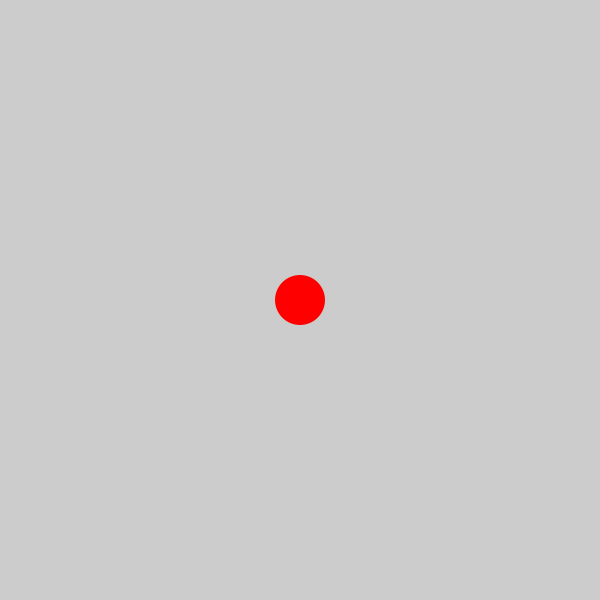
Frame 1 (no input)
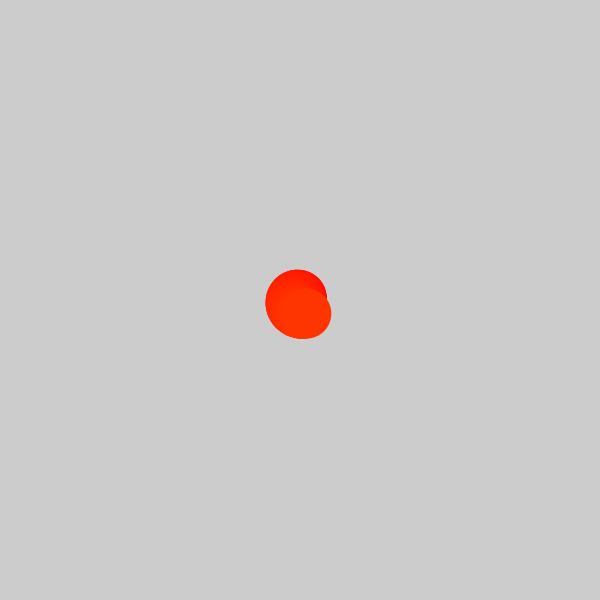
Frame 60 (the mouse pressed at the canvas centre just before this capture)
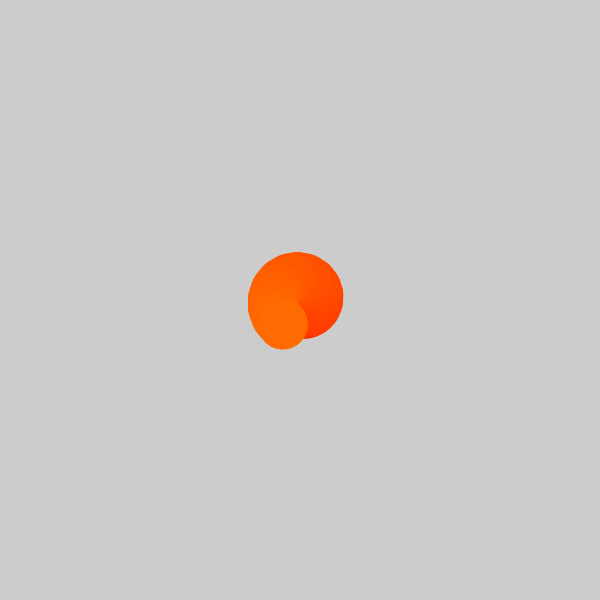
Frame 120 (the mouse held since frame 60 and released just before this capture)

The Processing sketch that drew these frames (run headless with seeded random() and noise(); from frame 60 on, the mouse is pressed at the canvas centre):

// Processing sketch: ej04_espiral_hue
// ── ej04_espiral_hue.pde

// Sistemas de coordenadas en processing
// ej03_espiral_polares

/* CONVERSION ENTRE SISTEMAS DE COORDENADAS
 
 de polares a cartesianas
 x = d*cos(a)
 y = d*sin(a)
 
 de cartesianas a polares
 d = dist(x,y,x2,y2);
 a = atan2(y-y2,x-x2);
 */
 
 int velA, accA;

void setup(){
  size( 600, 600 );
  noStroke();
  colorMode( HSB, 360, 100, 100 );
  
  accA = 5;
}

void draw(){
  
  push();  //pushMatrix() + pushStyle()
  translate( 300, 300 );
  
  float angulo = radians(velA) ;  //sumo 2 grados por ciclo draw
  float distancia = frameCount/4;  //sumo pixeles de distancia por ciclo draw
  
  //conversión de polares a cartesianas
  float x = distancia * cos(angulo);
  float y = distancia * sin(angulo);
  
  //color y dibujo
  float distMax = dist(0, 0, width/2, height/2 );  //diagonal entre esquina y centro
  float hue = map( distancia, 0, distMax, 0, 359 );
  fill( hue, 100, 100 ); 
  circle( x, y, 50 );
  pop();
  
  velA -= accA;
  

}
